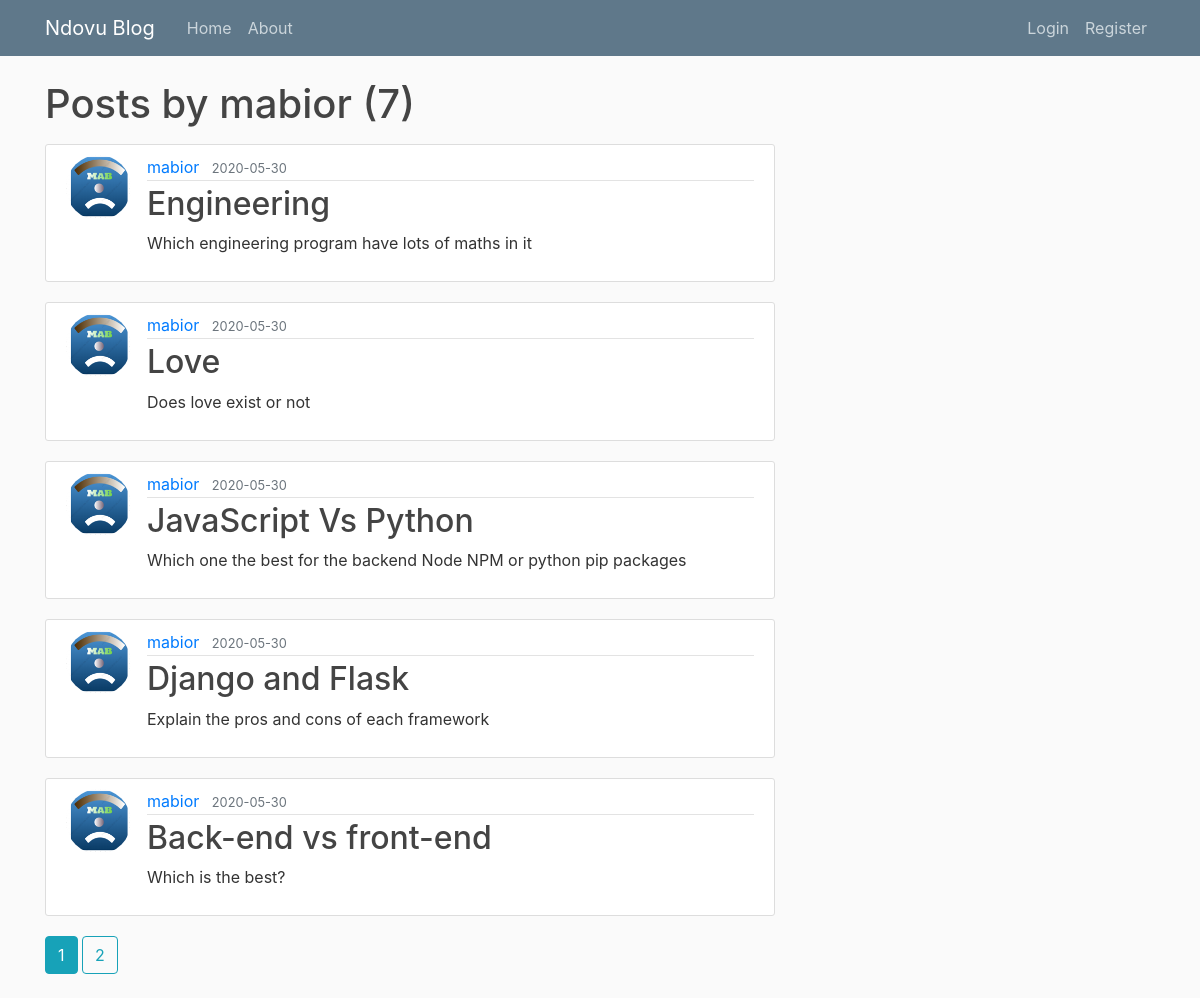
The page /user/mabior on the database its author committed.
### index/models.py (models this page shows, shortened)
class User(db.Model, UserMixin):
        id = db.Column(db.Integer, primary_key=True)
        username = db.Column(db.String(20), unique=True, nullable=False)
        email = db.Column(db.String(120), unique=True, nullable=False)
        image_file = db.Column(db.String(120), nullable=False, default='default.jpg')
        password = db.Column(db.String(120), nullable=False)
        posts = db.relationship('Post', backref='author', lazy=True)

class Post(db.Model):
        id = db.Column(db.Integer, primary_key=True)
        title = db.Column(db.String(100), nullable=False)
        date_posted = db.Column(db.DateTime, nullable=False, default=datetime.utcnow)
        content = db.Column(db.Text, nullable=False)
        user_id = db.Column(db.Integer, db.ForeignKey('user.id'), nullable=False)

### index/routes.py (the view)
@app.route("/user/<string:username>")
def user_posts(username):
    page = request.args.get('page', 1, type=int)
    user = User.query.filter_by(username=username).first_or_404()
    posts = Post.query.filter_by(author=user)\
        .order_by(Post.date_posted.desc())\
        .paginate(page=page, per_page=5)
    return render_template('user_posts.html', posts=posts, user=user)

### index/templates/user_posts.html
{% extends "layout.html" %}
{% block body %}
    <h1 class="mb-3">Posts by {{ user.username }} ({{ posts.total }})</h1>
    {% for post in posts.items %}
        <article class="media content-section">
          <img class="rounded-circle article-img" src="{{ url_for('static', filename='images/' + post.author.image_file) }}">
          <div class="media-body">
            <div class="article-metadata">
              <a class="mr-2" href="{{ url_for('user_posts', username=post.author.username) }}">{{ post.author.username }}</a>
              <small class="text-muted">{{ post.date_posted.strftime('%Y-%m-%d') }}</small>
            </div>
            <h2><a class="article-title" href="{{ url_for('post', post_id=post.id) }}">{{ post.title }}</a></h2>
            <p class="article-content">{{ post.content }}</p>
          </div>
        </article>
    {% endfor %}
    {% for page_num in posts.iter_pages(left_edge=1, right_edge=1, left_current=1, right_current=2) %}
      {% if page_num %}
        {% if posts.page == page_num %}
          <a class="btn btn-info mb-4" href="{{ url_for('user_posts', username=user.username, page=page_num) }}">{{ page_num }}</a>
        {% else %}
          <a class="btn btn-outline-info mb-4" href="{{ url_for('user_posts', username=user.username, page=page_num) }}">{{ page_num }}</a>
        {% endif %}
      {% else %}
        ...
      {% endif %}
    {% endfor %}
{% endblock body %}

### index/static/main.css (style rules this page uses)
body { background: #fafafa; color: #333333; margin-top: 5rem; }
h1, h2, h3, h4, h5, h6 { color: #444444; }
.content-section { background: #ffffff; padding: 10px 20px; border: 1px solid #dddddd; border-radius: 3px; margin-bottom: 20px; }
.article-title { color: #444444; }
.article-content { white-space: pre-line; }
.article-img { height: 65px; width: 65px; margin-right: 16px; }
.article-metadata { padding-bottom: 1px; margin-bottom: 4px; border-bottom: 1px solid #e3e3e3 }

### rows shown on the page
User: username "mabior"
Post: image_file (picture), author.username "mabior", date_posted "2020-05-30", title "Engineering", content "Which engineering program have lots of maths in it"
Post: image_file (picture), author.username "mabior", date_posted "2020-05-30", title "Love", content "Does love exist or not"
Post: image_file (picture), author.username "mabior", date_posted "2020-05-30", title "JavaScript Vs Python", content "Which one the best for the backend Node NPM or python pip packages"
Post: image_file (picture), author.username "mabior", date_posted "2020-05-30", title "Django and Flask", content "Explain the pros and cons of each framework"
Post: image_file (picture), author.username "mabior", date_posted "2020-05-30", title "Back-end vs front-end", content "Which is the best?"

### other values the page prints
{{ posts.total }} "7"
{{ page_num }} "1"
{{ page_num }} "2"
